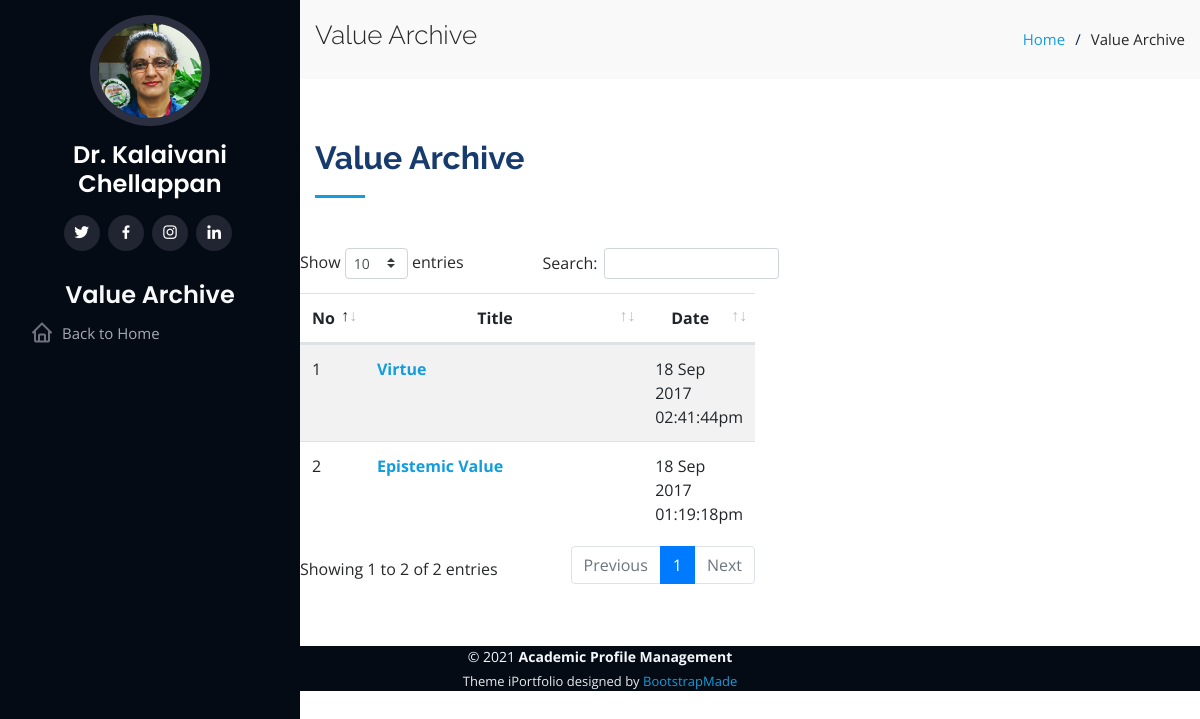
Page /valuearchive.php?userid=1 on the committed database.
### tables this page shows
CREATE TABLE `tbl_value` (
  `id` int(11) NOT NULL,
  `value_title` varchar(255) DEFAULT NULL,
  `value_content` text DEFAULT NULL,
  `value_file` varchar(255) DEFAULT NULL,
  `value_date` datetime DEFAULT NULL,
  `super_owner` varchar(255) DEFAULT NULL
);

### valuearchive.php (the view, shortened to what this page needs)
<?php
include("assets/php/connectdb.php");
if(empty($_GET['userid'])){
	header('location:index.php');
}
else{
	$userid = $_GET['userid'];
}
$sqla = mysqli_query($conn, "SELECT * from tbl_admin WHERE id='$userid' AND admin_id NOT LIKE 'super_admin'");
$row=mysqli_fetch_assoc($sqla);
$super_owner = $row['admin_id'];
$user_name = $row['admin_name'];
?>
<!DOCTYPE html>
<html lang="en">
<head>
  <link href="assets/vendor/bootstrap/css/bootstrap.min.css" rel="stylesheet">
  <link href="assets/vendor/icofont/icofont.min.css" rel="stylesheet">
  <link href="assets/vendor/boxicons/css/boxicons.min.css" rel="stylesheet">
  <link href="assets/vendor/venobox/venobox.css" rel="stylesheet">
  <link href="assets/vendor/owl.carousel/assets/owl.carousel.min.css" rel="stylesheet">
  <link href="assets/vendor/aos/aos.css" rel="stylesheet">
  <link rel="stylesheet" href="assets/vendor/datatables.net-bs4/css/dataTables.bootstrap4.min.css">
  <link rel="stylesheet" href="assets/vendor/datatables.net-buttons-bs4/css/buttons.bootstrap4.min.css">
  <link rel="stylesheet" href="assets/vendor/datatables.net-select-bs4/css/select.bootstrap4.min.css">
  <link href="assets/css/style.css" rel="stylesheet">
</head>
<body>
  <header id="header">
    <div class="d-flex flex-column">
    <div class="profile">
        <img src="kalai_panel/uploads/admins/<?php echo $super_owner;?>/<?php echo $profile_pic = $row['profile_pic'];?>" alt="" class="img-fluid rounded-circle">
        <h1 class="text-light"><a href="index2.php?userid=<?php echo $userid;?>"><?php echo $user_name;?></a></h1>
        <div class="social-links mt-3 text-center">
          <a href="<?php echo $row['twitter'];?>" target="_new" class="twitter"><i class="bx bxl-twitter"></i></a>
          <a href="<?php echo $row['facebook'];?>" target="_new" class="facebook"><i class="bx bxl-facebook"></i></a>
          <a href="<?php echo $row['instagram'];?>" target="_new" class="instagram"><i class="bx bxl-instagram"></i></a>
          <a href="<?php echo $row['linkedin'];?>" target="_new" class="linkedin"><i class="bx bxl-linkedin"></i></a>
        </div>
    </div>
      <nav class="nav-menu">
        <h2 class="text-light">Value Archive</h2>
        <ul>
          <li><a href="index2.php?userid=<?php echo $userid;?>"><i class="bx bx-home"></i> <span>Back to Home</span></a></li>
        </ul>
      </nav>
    </div>
  </header>
  <main id="main">
    <section class="breadcrumbs">
      <div class="container">
        <div class="d-flex justify-content-between align-items-center">
          <h2>Value Archive</h2>
          <ol>
            <li><a href="index2.php?userid=<?php echo $userid;?>">Home</a></li>
            <li>Value Archive</li>
          </ol>
        </div>
      </div>
    </section>
    <section id="valuearchive" class="about">
      <div class="container">
        <div class="section-title">
          <h2>Value Archive</h2>
        </div>
        <div class="row">
            <table id="tlist" class="table table-hover table-striped" data-aos="fade-up">
                <thead>
                    <th width="5%" style="text-align:center">No</th>
                    <th width="70%" style="text-align:center">Title</th>
                    <th width="15%" style="text-align:center">Date</th>
                </thead>
                <tbody>
                    <?php
                    $valueSQL = mysqli_query($conn, "SELECT * from tbl_value WHERE super_owner='$super_owner' ORDER BY value_date DESC");
                    $rows = mysqli_num_rows($valueSQL);
                    if($rows){
                        $count = 1;
                        while($row=mysqli_fetch_array($valueSQL)){
                            $id = $row['id'];
                    ?>
                    <tr>
                        <td><?php echo $count++;?></td>
                        <td><a href="#value" onclick="window.open('valueinfo.php?id=<?php echo $id;?>&userid=<?php echo $userid;?>','_blank','height=800,width=800,top=25,left=25,resizable=yes,scrollbars=yes,toolbar=yes,menubar=no,location=no,directories=no, status=yes');"><b><?php echo $row['value_title'];?></b></a></td>
                        <td><?php echo date_format(new DateTime($row['value_date']), "d M Y h:i:sa");?></td>
                    </tr>
                    <?php } }else{ echo "<tr><td colspan='3'>No values available</td></tr>";} ?>
                </tbody>
            </table>
        </div>
      </div>
    </section>
  </main>
  <footer id="footer">
    <div class="container">
      <div class="copyright">
        &copy; 2021 <strong><span>Academic Profile Management</span></strong>
      </div>
      <div class="credits">
        Theme iPortfolio designed by <a href="https://bootstrapmade.com/">BootstrapMade</a>
      </div>
    </div>
  </footer>
</body>
</html>

### assets/css/style.css (style rules this page uses)
body { font-family: "Open Sans", sans-serif; color: #272829; }
a { color: #149ddd; }
h1, h2, h3, h4, h5, h6 { font-family: "Raleway", sans-serif; }
#header { position: fixed; top: 0; left: 0; bottom: 0; width: 300px; transition: all ease-in-out 0.5s; z-index: 9997; transition: all 0.5s; padding: 0 15px; background: #040b14; overflow-y: auto; }
#header .profile img { margin: 15px auto; display: block; width: 120px; border: 8px solid #2c2f3f; }
#header .profile h1, #header .nav-menu h2 { font-size: 24px; margin: 0; padding: 0; font-weight: 600; -moz-text-align: center; text-align: center; font-family: "Poppins", sans-serif; }
#header .profile h1 a, #header .profile h1 a:hover { color: #fff; text-decoration: none; }
#header .profile .social-links a { font-size: 18px; display: inline-block; background: #212431; color: #fff; line-height: 1; padding: 8px 0; margin-right: 4px; border-radius: 50%; text-align: center; width: 36px; height: 36px; transition: 0.3s; }
#main { margin-left: 300px; }
.nav-menu { padding-top: 30px; }
.nav-menu * { margin: 0; padding: 0; list-style: none; }
.nav-menu > ul > li { position: relative; white-space: nowrap; }
.nav-menu a { display: flex; align-items: center; color: #a8a9b4; padding: 12px 15px; margin-bottom: 8px; transition: 0.3s; font-size: 15px; }
.nav-menu a i { font-size: 24px; padding-right: 8px; color: #6f7180; }
section { padding: 60px 0; overflow: hidden; }
.section-title { padding-bottom: 30px; }
.section-title h2 { font-size: 32px; font-weight: bold; margin-bottom: 20px; padding-bottom: 20px; position: relative; color: #173b6c; }
.section-title h2::after { content: ''; position: absolute; display: block; width: 50px; height: 3px; background: #149ddd; bottom: 0; left: 0; }
.breadcrumbs { padding: 20px 0; background: #f9f9f9; }
.breadcrumbs h2 { font-size: 26px; font-weight: 300; }
.breadcrumbs ol { display: flex; flex-wrap: wrap; list-style: none; padding: 0; margin: 0; font-size: 15px; }
.breadcrumbs ol li + li { padding-left: 10px; }
.breadcrumbs ol li + li::before { display: inline-block; padding-right: 10px; color: #0e2442; content: "/"; }
#footer { padding-right: 20px 15px; color: #f4f6fd; font-size: 14px; position: static; left: 0; bottom: 0; width: auto; z-index: 9999; background: #040b14; }
#footer .copyright { text-align: center; }
#footer .credits { padding-top: 5px; text-align: center; font-size: 13px; color: #eaebf0; }

### rows in the picture
tbl_value: value_title "Virtue", value_date "18 Sep 2017 02:41:44pm"
tbl_value: value_title "Epistemic Value", value_date "18 Sep 2017 01:19:18pm"

### other values in the picture
$user_name "Dr. Kalaivani Chellappan"
